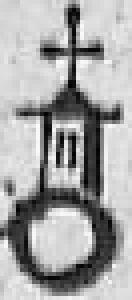
%> input picture vzor.png, 33 x 75 px, given in place of MMC_sk1.jpg, which was not available (shown 4 times larger)
$ octave U2_A.m   (GNU Octave 9; MATLAB toolbox functions it lacks are replaced by stand-ins)
%> lines starting %> are read from the running program, lines starting %| are printed output that depends on the picture; in (x1, y1, x2, y2) boxes, pixels count from 0 and x2, y2 are one past the last pixel; in counts of white or black regions, pixels touching at a corner belong together; the program's own positions count from 1
clc, clear all, format long g
% Nacteni mapy
mapa = imread('MMC_sk1.jpg');
%> mapa is the input picture: size 75x33 uint8; min 2, max 251, mean 164.9

% Prevod RGB na odstiny sedi
mapa_gray = rgb2gray(mapa);
mapa_gray = im2double(mapa_gray);


% Volba varianty
varianta = 1;   % 1 = jeden vzor, 2 = prumer peti vzoru


if varianta == 1
%% 1 vzor

 % Výběr vzoru (pouze při prvním spuštění)
 % vzor = imcrop(mapa_gray);
 % imwrite(vzor, 'vzor.png');
 % Načtení uloženého vzoru
  vzor = imread('vzor.png');
  figure(3)
  subplot(2,2,2)
  imshow(vzor)
  title('Vybraný vzor')
 % Prevod na double
    vzor = im2double(vzor);

else
%% Vytvoreni prumerneho vzoru z peti

% Nacteni puvodniho vzoru
vzor = imread('vzor.png');

% Rozmery puvodniho vzoru
[vyska, sirka] = size(vzor);

% Matice pro pet vzoru
vzory = zeros(vyska, sirka, 5);

% Ulozeni prvniho vzoru
vzory(:,:,1) = im2double(vzor);

% Vyber dalsich ctyr vzoru
for i = 2:5

    figure(1)
    clf
    set(gcf, 'WindowState', 'maximized')

    axes('Position', [0.05, 0.05, 0.90, 0.90])
    imshow(mapa_gray)
    title(sprintf('Vyberte vzor %d z 5', i));

    % Rucni vyber obdelnikove oblasti
    vzor_novy = imcrop;

    % Uprava na stejne rozmery jako puvodni vzor
    vzor_novy = imresize(vzor_novy, [vyska, sirka]);

    % Ulozeni vzoru
    vzory(:,:,i) = im2double(vzor_novy);

end

% Vypocet prumerneho vzoru
vzor = mean(vzory, 3);

% Zobrazeni vsech vzoru


for i = 1:5
    figure(2)
    subplot(2,3,i)
    imshow(vzory(:,:,i))
    title(sprintf('Vzor %d z 5', i));
end

figure(3)
subplot(2,2,2)
imshow(vzor)
title('Prumerny vzor')
end
%% Korelace

% Vypocet obrazove korelace
korelace = normxcorr2(vzor, mapa_gray);
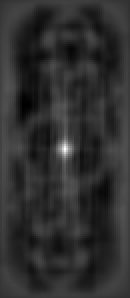
%> korelace: size 149x65 double (shown 2 times larger); min -0.222, max 1, mean 0.00528; drawn with min black and max white

% Zobrazeni korelacni matice
figure(3)
subplot(2,2,3)
imagesc(korelace)
colorbar
title('Obrazová korelace')

% Prah korelace
prah = 0.6;

% Vyhledani lokalnich maxim
maxima = imregionalmax(korelace);
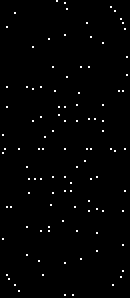
%> maxima: size 149x65 logical (shown 2 times larger); 1.1% white in thin lines or dots

% Vyber maxim nad prahem
nalezy = maxima & (korelace > prah);
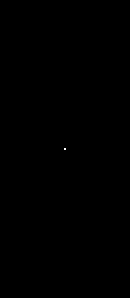
%> nalezy: size 149x65 logical (shown 2 times larger); 0.01% white in thin lines or dots, all inside (x1, y1, x2, y2) = (32, 74, 33, 75)

% Ziskani souradnic
[y, x] = find(nalezy);
%> y = 75; x = 33

% Pocet nalezenych pozic
pocet = length(x);
%> pocet = 1

fprintf('Počet nalezených pozic: %d\n', pocet);
%| Počet nalezených pozic: 1

% Zobrazeni mapy
figure(3)
subplot(2,2,1)
imshow(mapa)
title('Müllerova mapa Čech')
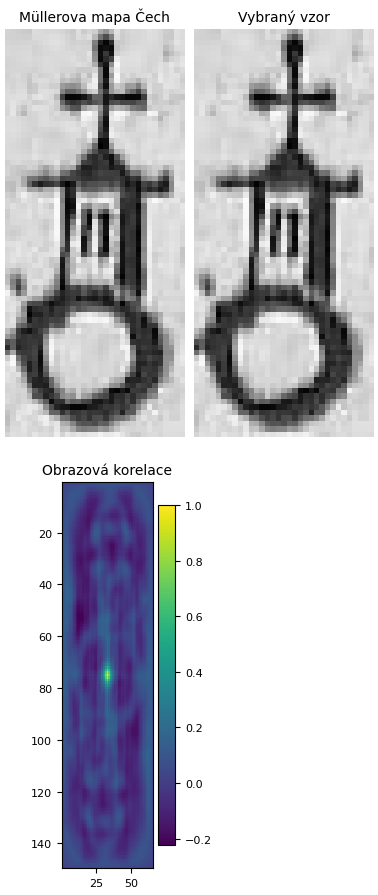
%> figure redrawn from the program's plot data, 3 panels

% Zobrazeni nalezu v puvodni mape
figure(4)
imshow(mapa)
hold on

% Rozmery vzoru
[vyska, sirka] = size(vzor);
%> vyska = 75; sirka = 33

% Matice pro ulozeni vysledku
souradnice = zeros(pocet, 5);

% Vykresleni ramecku a ulozeni souradnic
for i = 1:pocet

    % Prevod souradnic z korelacni matice
    x0 = x(i) - sirka + 1;
    y0 = y(i) - vyska + 1;

    % Souradnice stredu vzoru
    xs = x0 + (sirka - 1)/2;
    ys = y0 + (vyska - 1)/2;

    % Hodnota korelace
    r = korelace(y(i), x(i));

    % Ulozeni vysledku
    souradnice(i,:) = [x0, y0, xs, ys, r];

    % Vykresleni obdelniku
    rectangle('Position', [x0, y0, sirka, vyska], ...
        'EdgeColor', 'r', 'LineWidth', 1.5);

end
%> this loop made 1 pass
%> (x0, y0, xs, ys, r) on pass 1: (1, 1, 17, 38, 1)
%> after the loop, souradnice = [1 1 17 38 1]

title('Nalezené kostely')
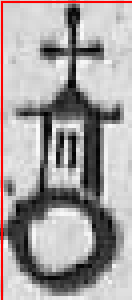
%> figure redrawn from the program's plot data; shown 4 times larger; its title reads 'Nalezené kostely'
hold off

%% Tabulka vysledku

% Prevod matice na tabulku
%> (the run ends here)
